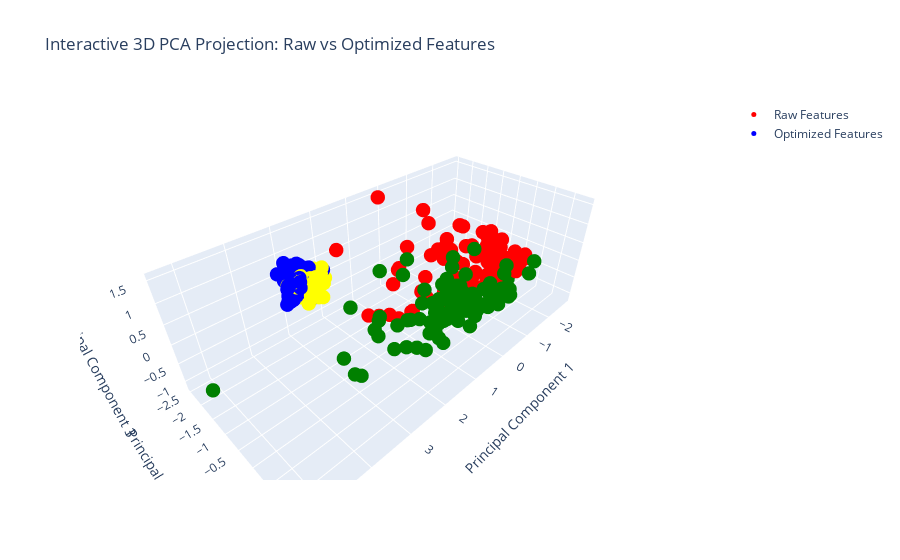

Notebook source saved alongside this figure:
### Code cell
import plotly.graph_objects as go
from sklearn.decomposition import PCA

# Reduce to 3D for visualization
pca = PCA(n_components=3)

raw_pca = pca.fit_transform(raw_features)
optimized_pca = pca.transform(best_transformed_features)
raw_pca_2 = pca.transform(features_minus_first[1])
raw_pca_3 = pca.transform(features_minus_first[2])
raw_pca_4 = pca.transform(features_minus_first[3])

# Define a color map for binary classification
y_train = labels_per_subject[0]
best_labels = labels_per_subject[0]
color_map = {1: 'red', 2: 'green'}  # 0 = red, 1 = green
color_map_2 = {1: 'blue', 2: 'yellow'} 
raw_colors = [color_map[label] for label in y_train]  # Color each point in raw_features
opt_colors = [color_map_2[label] for label in best_labels]  # Color for optimized features

fig = go.Figure()

# Add scatter plots for each set of features
fig.add_trace(go.Scatter3d(x=raw_pca[:, 0], y=raw_pca[:, 1], z=raw_pca[:, 2],
                            mode="markers", marker=dict(size=5, color=raw_colors),
                            name="Raw Features"))

fig.add_trace(go.Scatter3d(x=optimized_pca[:, 0], y=optimized_pca[:, 1], z=optimized_pca[:, 2],
                            mode="markers", marker=dict(size=5, color=opt_colors),
                            name="Optimized Features"))

# fig.add_trace(go.Scatter3d(x=raw_pca_2[:, 0], y=raw_pca_2[:, 1], z=raw_pca_2[:, 2],
#                             mode="markers", marker=dict(size=5, color=[color_map[label] for label in features_minus_labels[1]]),
#                             name="Raw Features 2"))

# fig.add_trace(go.Scatter3d(x=raw_pca_3[:, 0], y=raw_pca_3[:, 1], z=raw_pca_3[:, 2],
#                             mode="markers", marker=dict(size=5, color=[color_map[label] for label in features_minus_labels[2]]),
#                             name="Raw Features 3"))

# fig.add_trace(go.Scatter3d(x=raw_pca_4[:, 0], y=raw_pca_4[:, 1], z=raw_pca_4[:, 2],
#                             mode="markers", marker=dict(size=5, color=[color_map[label] for label in features_minus_labels[3]]),
#                             name="Raw Features 4"))

# Layout for better visualization
fig.update_layout(scene=dict(
    xaxis_title="Principal Component 1",
    yaxis_title="Principal Component 2",
    zaxis_title="Principal Component 3"
), title="Interactive 3D PCA Projection: Raw vs Optimized Features")

# Show interactive plot
fig.show()

### Figure 1 — Plotly figure (JSON) as saved in the notebook; plotly's stock layout.template omitted (floating-point values rounded to 4 significant figures; data arrays with more than 128 entries replaced by an {"elided": "..."} marker saying what was removed)
{"data": [{"marker": {"color": {"elided": "168 str values"}, "size": 5}, "mode": "markers", "name": "Raw Features", "type": "scatter3d", "x": {"elided": "168 float values"}, "y": {"elided": "168 float values"}, "z": {"elided": "168 float values"}}, {"marker": {"color": {"elided": "168 str values"}, "size": 5}, "mode": "markers", "name": "Optimized Features", "type": "scatter3d", "x": {"elided": "168 float values"}, "y": {"elided": "168 float values"}, "z": {"elided": "168 float values"}}], "layout": {"scene": {"xaxis": {"title": {"text": "Principal Component 1"}}, "yaxis": {"title": {"text": "Principal Component 2"}}, "zaxis": {"title": {"text": "Principal Component 3"}}}, "title": {"text": "Interactive 3D PCA Projection: Raw vs Optimized Features"}}}
